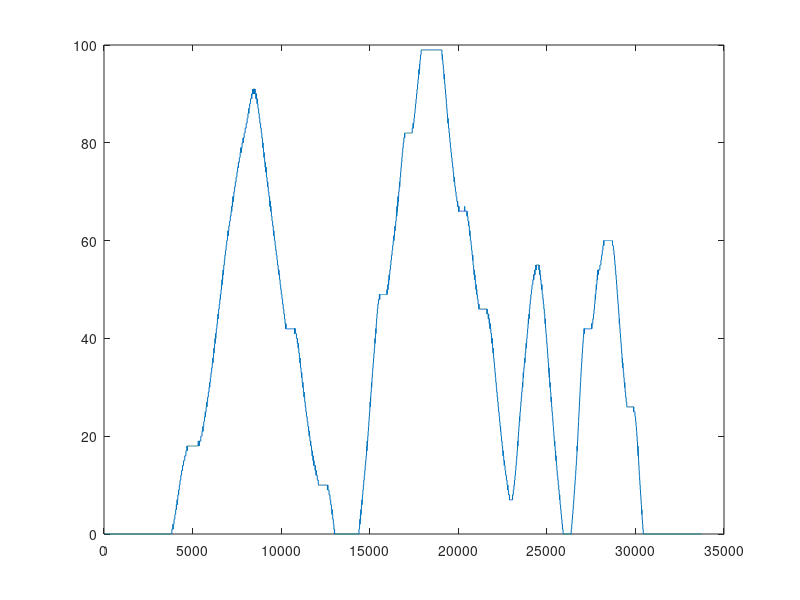

The MATLAB script that drew this image:
% import the experiment data
fid = fopen('experiment.txt', 'r');
data = fscanf(fid, '%d,', [inf]);  % Adjust format to match your data structure
fclose(fid);

plot(data)